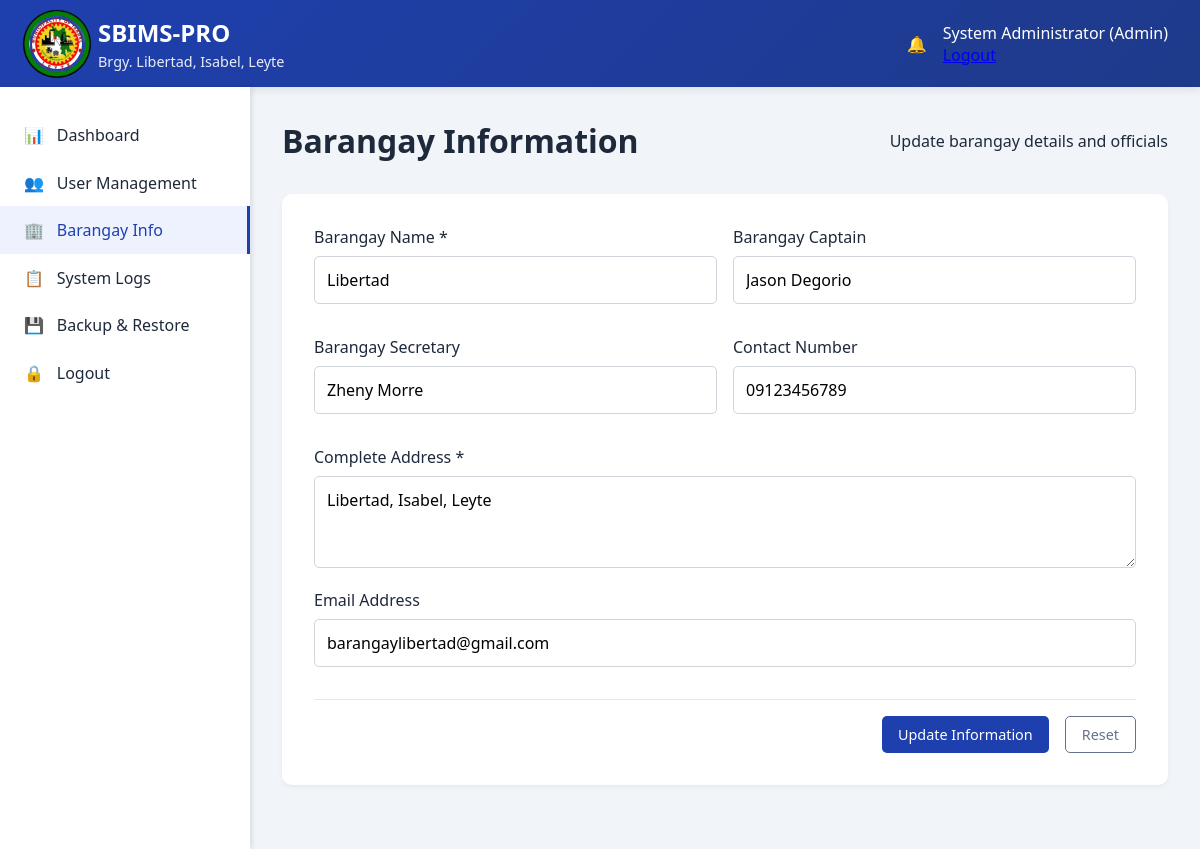
/admin/barangay_info.php (signed in), run on the app's committed database.
### tables this page shows
CREATE TABLE `barangay_info` (
  `id` int(11) NOT NULL AUTO_INCREMENT,
  `barangay_name` varchar(100) NOT NULL,
  `barangay_captain` varchar(100) DEFAULT NULL,
  `barangay_secretary` varchar(100) DEFAULT NULL,
  `address` text DEFAULT NULL,
  `contact_number` varchar(15) DEFAULT NULL,
  `email` varchar(100) DEFAULT NULL,
  `logo_path` varchar(255) DEFAULT NULL,
  `updated_at` timestamp NOT NULL DEFAULT current_timestamp() ON UPDATE current_timestamp(),
  PRIMARY KEY (`id`)
);

### admin/barangay_info.php (the view, shortened to what this page needs)
<?php
$database = new Database();
$db = $database->getConnection();
$query = "SELECT * FROM barangay_info LIMIT 1";
$stmt = $db->prepare($query);
$stmt->execute();
$barangay_info = $stmt->fetch(PDO::FETCH_ASSOC);
?>
<?php include '../includes/header.php'; ?>
<?php include '../includes/topbar.php'; ?>
<div class="main-container">
    <?php include '../includes/sidebar.php'; ?>
    <main class="content">
        <div class="page-header">
            <h1>Barangay Information</h1>
            <p>Update barangay details and officials</p>
        </div>
        <div class="form-container">
            <form method="POST">
                <div class="form-row">
                    <div class="form-group">
                        <label for="barangay_name">Barangay Name *</label>
                        <input type="text" id="barangay_name" name="barangay_name" value="<?php echo htmlspecialchars($barangay_info['barangay_name']); ?>" required>
                    </div>
                    <div class="form-group">
                        <label for="barangay_captain">Barangay Captain</label>
                        <input type="text" id="barangay_captain" name="barangay_captain" value="<?php echo htmlspecialchars($barangay_info['barangay_captain']); ?>">
                    </div>
                </div>
                <div class="form-row">
                    <div class="form-group">
                        <label for="barangay_secretary">Barangay Secretary</label>
                        <input type="text" id="barangay_secretary" name="barangay_secretary" value="<?php echo htmlspecialchars($barangay_info['barangay_secretary']); ?>">
                    </div>
                    <div class="form-group">
                        <label for="contact_number">Contact Number</label>
                        <input type="text" id="contact_number" name="contact_number" value="<?php echo htmlspecialchars($barangay_info['contact_number']); ?>">
                    </div>
                </div>
                <div class="form-group">
                    <label for="address">Complete Address *</label>
                    <textarea id="address" name="address" rows="3" required><?php echo htmlspecialchars($barangay_info['address']); ?></textarea>
                </div>
                <div class="form-group">
                    <label for="email">Email Address</label>
                    <input type="email" id="email" name="email" value="<?php echo htmlspecialchars($barangay_info['email']); ?>">
                </div>
                <div class="form-actions">
                    <button type="submit" class="btn btn-primary">Update Information</button>
                    <button type="reset" class="btn btn-outline">Reset</button>
                </div>
            </form>
        </div>
    </main>
</div>
<?php include '../includes/footer.php'; ?>

### assets/css/main.css (style rules this page uses)
:root { --primary: #1e40af; --primary-dark: #1e3a8a; --secondary: #64748b; --success: #10b981; --warning: #f59e0b; --danger: #ef4444; --light: #f8fafc; --dark: #1e293b; }
* { margin: 0; padding: 0; box-sizing: border-box; font-family: 'Segoe UI', Tahoma, Geneva, Verdana, sans-serif; }
body { background-color: #f1f5f9; color: var(--dark); }
.main-container { display: flex; min-height: calc(100vh - 80px); }
.content { flex: 1; padding: 2rem; }
.page-header { display: flex; justify-content: space-between; align-items: center; margin-bottom: 2rem; }
.btn { padding: 0.5rem 1rem; border: none; border-radius: 5px; cursor: pointer; font-weight: 500; display: flex; align-items: center; gap: 0.5rem; transition: all 0.3s; text-decoration: none; font-size: 0.9rem; }
.btn-primary { background: var(--primary); color: white; }
.btn-outline { background: transparent; border: 1px solid var(--secondary); color: var(--secondary); }

### assets/css/dashboard.css (style rules this page uses)
.form-container { background: white; border-radius: 10px; padding: 2rem; box-shadow: 0 2px 5px rgba(0,0,0,0.05); margin-bottom: 2rem; }
.form-row { display: grid; grid-template-columns: repeat(auto-fit, minmax(250px, 1fr)); gap: 1rem; margin-bottom: 1rem; }
.form-group { margin-bottom: 1rem; }
.form-group label { display: block; margin-bottom: 0.5rem; font-weight: 500; color: var(--dark); }
.form-group input, .form-group select, .form-group textarea { width: 100%; padding: 0.75rem; border: 1px solid #d1d5db; border-radius: 5px; font-size: 1rem; transition: border-color 0.3s; }
.form-actions { display: flex; gap: 1rem; justify-content: flex-end; margin-top: 2rem; padding-top: 1rem; border-top: 1px solid #e2e8f0; }

### data on the page
barangay_info: barangay_name "Libertad", barangay_captain "Jason Degorio", barangay_secretary "Zheny Morre", contact_number "09123456789", address "Libertad, Isabel, Leyte", email "barangaylibertad@gmail.com"

### other printed values
$_SESSION['full_name'] "System Administrator"
$_SESSION['user_role'] "Admin"
